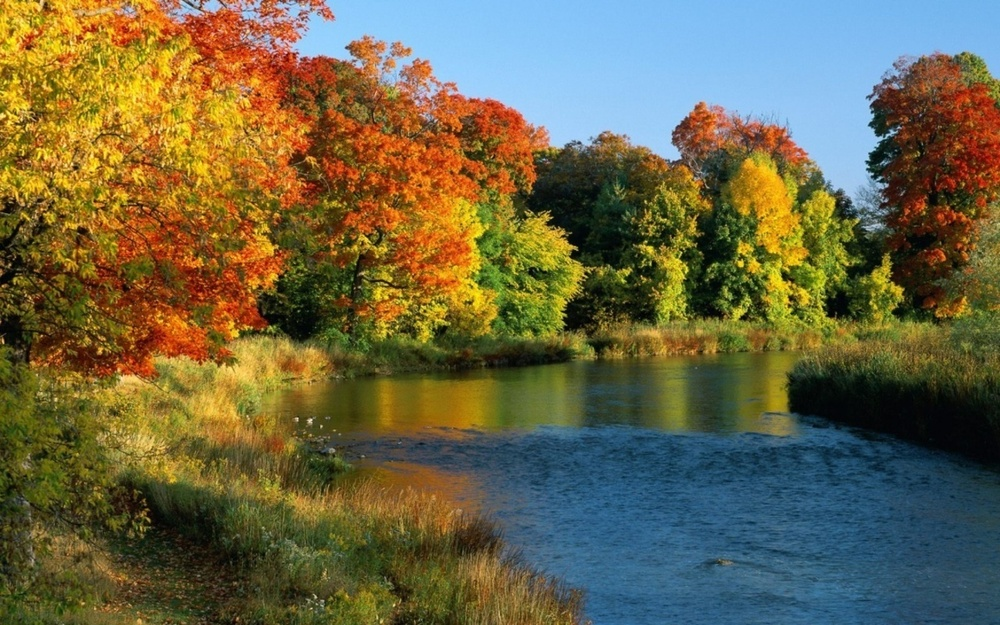
#> input picture convolution_NN/nature.jpg, 1000 x 625 px, shrunk from 1280 x 800 before the run
$ python applying_blur_filter.py
#> lines starting #> are read from the running program, lines starting #| are printed output that depends on the picture
import numpy as np
from scipy.signal import convolve2d
import matplotlib.pyplot as plt
import matplotlib.image as mpimg

img = mpimg.imread('nature.jpg')
#> img is the input picture: shape (625, 1000, 3); mean R, G, B 107.4, 101.3, 69.4

# what does it look like?
plt.imshow(img)
plt.show()

# taking the mean along the color channel and therefore converting into 2d
bw = img.mean(axis=2)
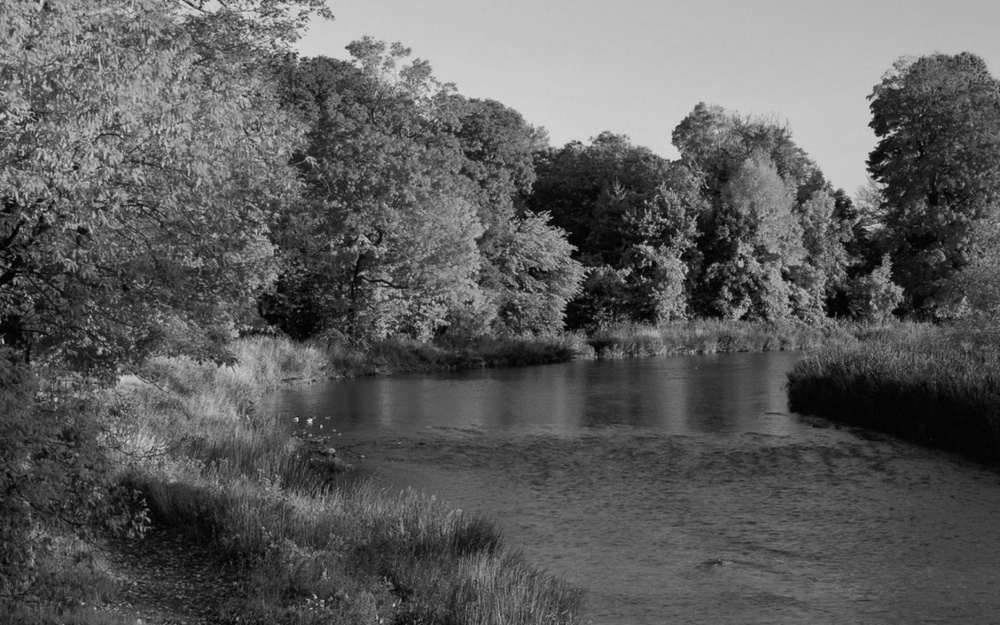
#> bw: shape (625, 1000) float64; min 0.333, max 227.7, mean 92.7
plt.imshow(bw, cmap='gray')
plt.show()

# create a Gaussian filter
W = np.zeros((20, 20))
for i in range(20):
    for j in range(20):
        dist = (i - 9.5)**2 + (j - 9.5)**2
        W[i, j] = np.exp(-dist / 50.)

W /= W.sum() # normalize the kernel

# let's see what the filter looks like
plt.imshow(W, cmap='gray')
plt.show()
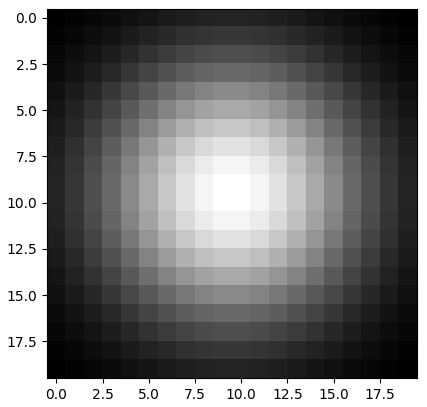
#> figure drawn by matplotlib, 1 panel

# now the convolution
out = convolve2d(bw, W)
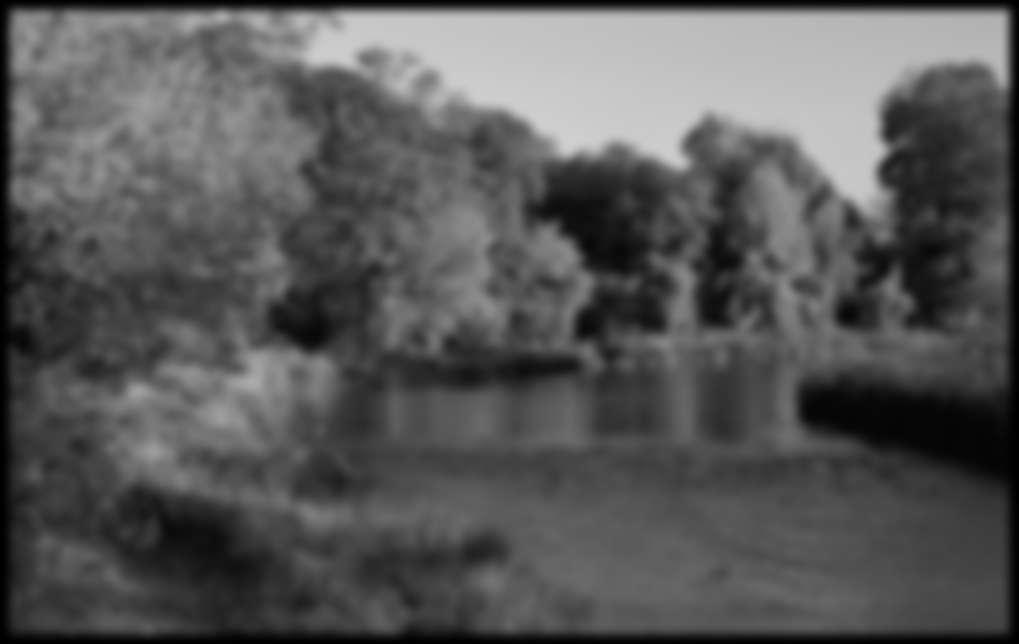
#> out: shape (644, 1019) float64; min 0.00831, max 207.9, mean 88.3
plt.imshow(out, cmap='gray')
plt.show()

# after convolution, the output signal is N1 + N2 - 1
print(out.shape)
#| (644, 1019)

# we can also just make the output the same size as the input
out = convolve2d(bw, W, mode='same')
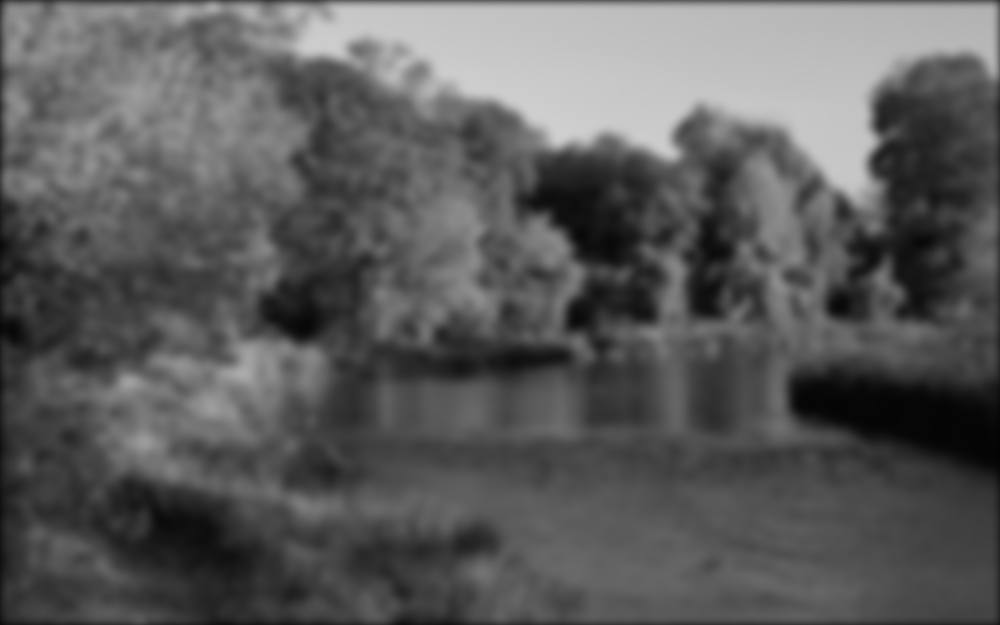
#> out: shape (625, 1000) float64; min 3.69, max 207.9, mean 91.7
plt.imshow(out, cmap='gray')
plt.show()
print(out.shape)
#| (625, 1000)
